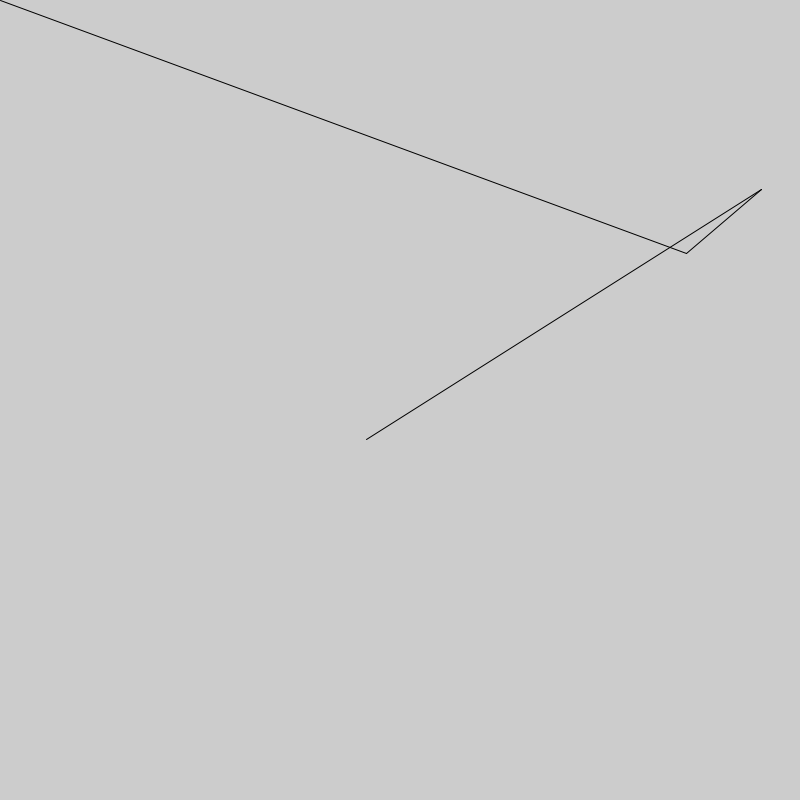
Frame 1 (no input)
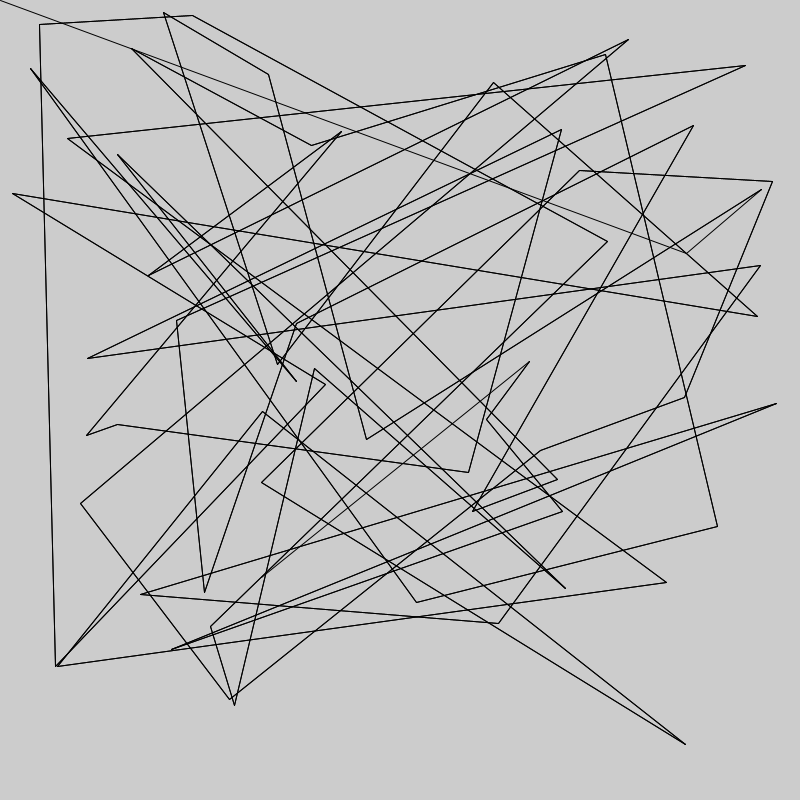
Frame 60 (the mouse pressed at the canvas centre just before this capture)
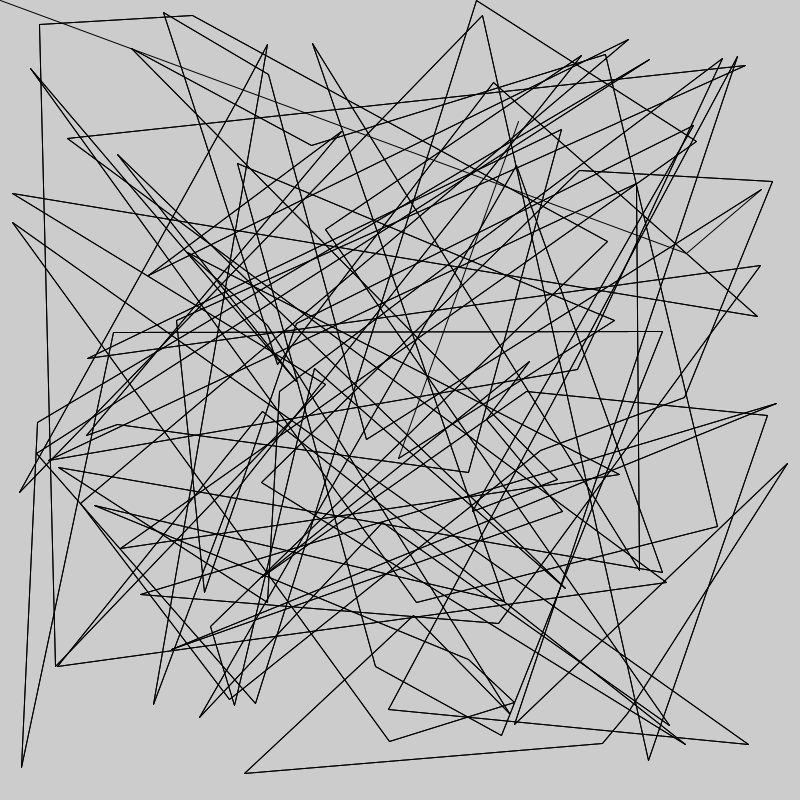
Frame 120 (the mouse held since frame 60 and released just before this capture)

The Processing sketch that drew these frames (run headless with seeded random() and noise(); from frame 60 on, the mouse is pressed at the canvas centre):

// Processing sketch: Post_Lab3_Task_6_3
// ── Post_Lab3_Task_6_3.pde
 float a=random(0,800);
  float b=random(0,800); 
  float x=random(0,800);
 float y =random(0,800);
 float u=random(0,800);
 float v=random(0,800);
 
 
 void setup(){
  size(800,800);
line (0,0,u,v);
}

void draw(){

     line (u,v,x,y);
     u=x;
     v=y;
     if (x==u&&y==v){
       x=random(0,800);
       y=random(0,800);
       line (u,v,x,y);
     }
    
    
  
}
  
